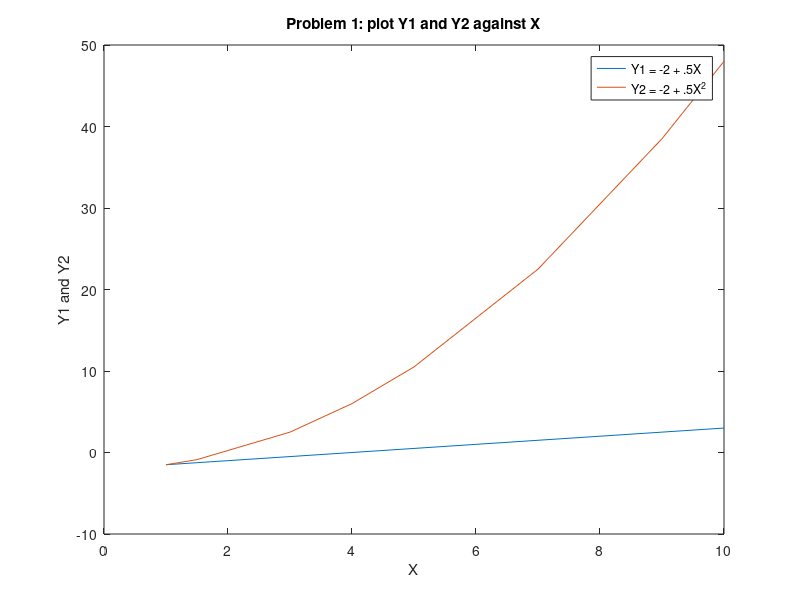

Source code (MATLAB):

% ECON512 Homework 1 
% Kensuke Suzuki

clear all
%% Problem 1

X = [1,1.5,3,4,5,7,9,10];
Y1 = -2 + .5*X;
Y2 = -2 + 0.5 * X.^2;

plot(X, Y1, X, Y2)
title('Problem 1: plot Y1 and Y2 against X')
xlabel('X') % x-axis label
ylabel('Y1 and Y2') % y-axis label
legend('Y1 = -2 + .5X','Y2 = -2 + .5X^2')

%%